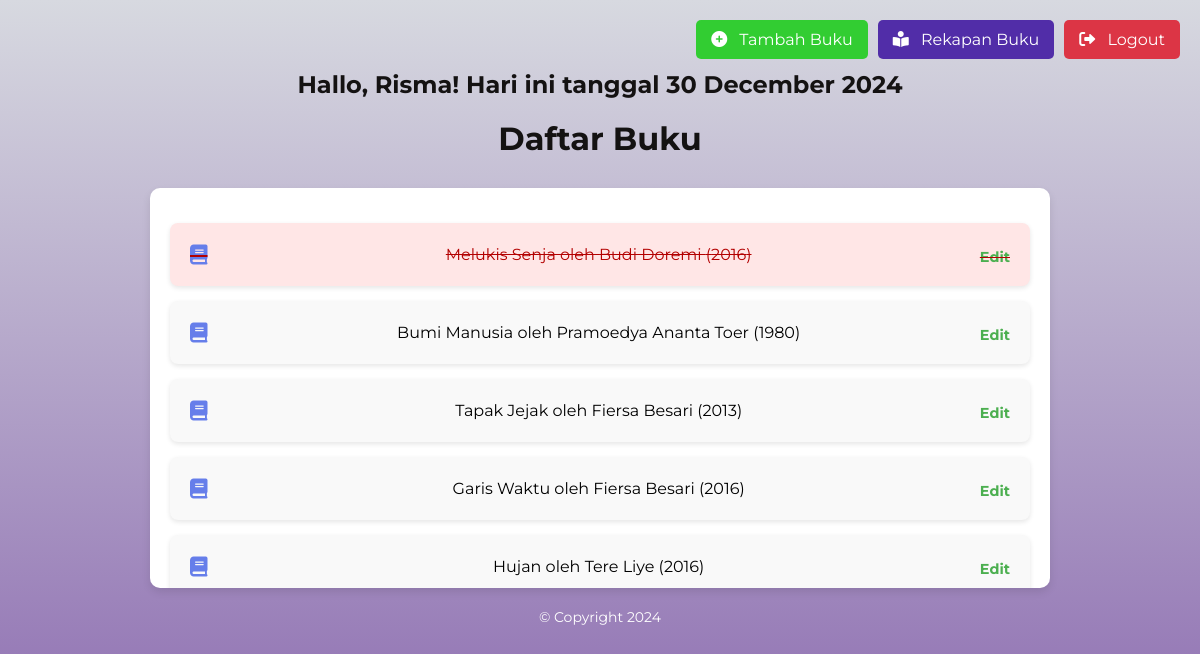
Page /books/daftarbuku.php (signed in) on the committed database.
### tables this page shows
CREATE TABLE `books` (
  `id` int NOT NULL,
  `title` varchar(255) NOT NULL,
  `author` varchar(100) NOT NULL,
  `publication_year` int NOT NULL,
  `image` varchar(255) DEFAULT NULL,
  `available` tinyint(1) DEFAULT '1'
);

### books/daftarbuku.php (the view, shortened to what this page needs)
<?php
$conn = new mysqli('localhost', 'root', '', 'project2');
$user_role = $_SESSION['user_role'];
$user_name = $_SESSION['user_name'];
$current_date = date('d F Y');
?>
<!DOCTYPE html>
<html lang="id">
<head>
    <link rel="stylesheet" href="style.css">
    <link href="https://cdnjs.cloudflare.com/ajax/libs/font-awesome/6.0.0-beta3/css/all.min.css" rel="stylesheet">
</head>
<body>
<div class='header-buttons'>
    <?php if ($user_role == 'pustakawan') : ?>
        <a href='add_book.php' class='btn btn-safe'>
            <i class="fas fa-plus-circle"></i> Tambah Buku
        </a>
    <?php endif; ?>
    <a href='rekap.php' class='btn btn-recap'>
        <i class="fas fa-book-reader"></i> Rekapan Buku
    </a>
    <a href='../logout.php' class='btn btn-danger'>
        <i class="fas fa-sign-out-alt"></i> Logout
    </a>
</div>
    <h2>Hallo, <?php echo $user_name; ?>! Hari ini tanggal <?php echo $current_date; ?></h2>
    <h1>Daftar Buku</h1>
    <div class='book-list'>
        <ul>
            <?php
            $result = $conn->query("SELECT * FROM books");
            while ($row = $result->fetch_assoc()) {
                $class = $row['available'] == 0 ? 'inactive-book' : '';
                echo "<li class='$class'><i class='fas fa-book'></i>" . $row['title'] . " oleh " . $row['author'] . " (" . $row['publication_year'] . ")";
                 if ($user_role == 'pustakawan') {
                    echo "<span><a href='edit_book.php?id=" . $row['id'] . "'>Edit</a></span>";
                }
                echo "</li>";
            }
            ?>
        </ul>
    </div>
    <footer>© Copyright 2024</footer>
</body>
</html>

### style.css (style rules this page uses)
* { margin: 0; padding: 0; box-sizing: border-box; font-family: 'Montserrat', sans-serif; }
body { background-color: #c9d6ff; background: linear-gradient(to right, #e2e2e2, #c9d6ff); display: flex; align-items: center; justify-content: center; flex-direction: column; height: 100vh; }
.book-list { max-width: 800px; margin: 0 auto; padding: 20px; background-color: white; border-radius: 10px; box-shadow: 0 2px 8px rgba(0, 0, 0, 0.1); }
.book-list ul { list-style-type: none; padding: 0; }
.book-list li { background-color: #f9f9f9; margin: 10px 0; padding: 15px; border-radius: 5px; box-shadow: 0 1px 4px rgba(0, 0, 0, 0.1); transition: background-color 0.3s ease; }
.book-list li a { text-decoration: none; color: #4CAF50; font-weight: bold; }
.book-list li span { display: block; margin-top: 5px; font-size: 0.9rem; color: #777; }
a.btn { display: inline-block; padding: 10px 15px; text-decoration: none; color: #fff; border-radius: 5px; transition: background 0.3s ease; }
h1 { color: #333; }

### books/daftarbuku.php (style rules this page uses)
body { background: linear-gradient(to bottom,rgb(215, 217, 224), #764ba2); display: flex; flex-direction: column; align-items: center; justify-content: flex-start; min-height: 100vh; padding-top: 60px; font-family: 'Poppins', sans-serif; }
h1, h2 { color:rgb(20, 18, 18); text-align: center; margin: 10px 0; }
.header-buttons { position: fixed; top: 20px; right: 20px; display: flex; justify-content: flex-end; gap: 10px; }
.btn { padding: 10px 20px; color: #fff; text-decoration: none; border-radius: 5px; cursor: pointer; font-size: 16px; }
.btn-safe { background-color: #32cd32; }
.btn-recap { background-color: #512da8; }
.btn-danger { background-color: #dc3545; }
.book-list { max-width: 900px; width: 100%; max-height: 400px; overflow-y: auto; background-color: #fff; padding: 20px; border-radius: 10px; box-shadow: 0 4px 8px rgba(0, 0, 0, 0.1); margin-top: 20px; }
.book-list ul { list-style-type: none; padding: 0; margin: 0; }
.book-list li { margin: 15px 0; padding: 20px; border-radius: 8px; box-shadow: 0 2px 5px rgba(0, 0, 0, 0.1); display: flex; justify-content: space-between; align-items: center; }
.book-list .inactive-book { background-color: #ffe6e6; color: #b30000; text-decoration: line-through; }
footer { margin-top: 20px; font-size: 14px; color: #fff; text-align: center; }
.book-list li i { margin-right: 10px; font-size: 20px; color: #667eea; }
.btn i { margin-right: 8px; }

### rows in the picture
books: title "Melukis Senja", author "Budi Doremi", publication_year "2016"
books: title "Bumi Manusia", author "Pramoedya Ananta Toer", publication_year "1980"
books: title "Tapak Jejak", author "Fiersa Besari", publication_year "2013"
books: title "Garis Waktu", author "Fiersa Besari", publication_year "2016"
books: title "Hujan", author "Tere Liye", publication_year "2016"

### other values in the picture
$user_name "Risma"
